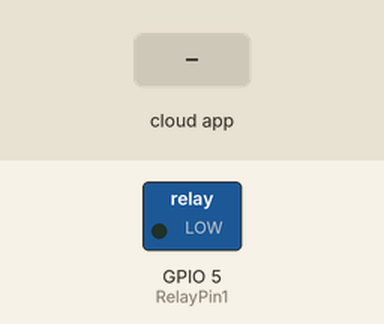
Bench run of a sketch on a simulated ESP8266 (NodeMCU). Shown: switched loads named in the sketch (green lamp = pin HIGH). Inputs (shaded band) come from the test bench. WiFi joins after 1.5 s; servers stay silent unless stated; what the sketch prints to the serial monitor is not drawn.

Above: at 2.7 s.
2.8 s: the phone or cloud app sets Room.light to 255
At 3.6 s:
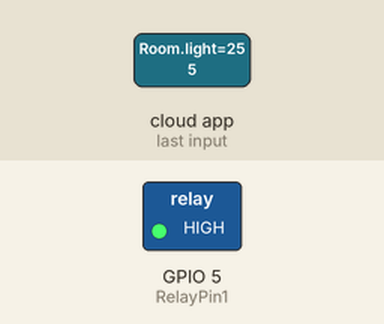
4.3 s: the phone or cloud app sets Room.light to 0
At 4.8 s:
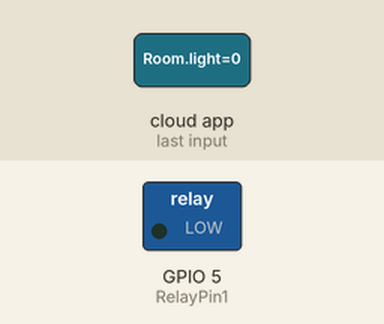
Timing chart, 0 to 7.3 s (numbered marks = the images above; inputs shaded):
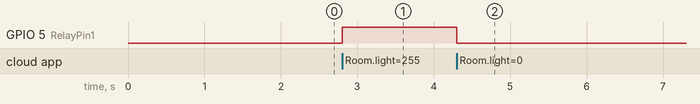

The sketch:

Relay_controll_AlexaWithOutBlynk.ino
```cpp
/**********************************************************************************
 *  TITLE: Alexa control 5 channel Relay Module using NodeMCU or ESP32
 *  Click on the following links to learn more.
 *  YouTube Video: https://youtu.be/tIFEtHVLexw
 *  Related Blog : https://easyelectronicsproject.com/esp32-projects/
 *  by Subhajit (Tech StudyCell)
 *
 *  Download the libraries:
 *  https://github.com/Aircoookie/Espalexa
 *
 *  Preferences--> Aditional boards Manager URLs :
 *  https://dl.espressif.com/dl/package_esp32_index.json, http://arduino.esp8266.com/stable/package_esp8266com_index.json
 *
 *  Download Board:
 *  For ESP8266 NodeMCU (2.5.1): https://github.com/esp8266/Arduino
 *  For ESP32                  : https://github.com/espressif/arduino-esp32
 **********************************************************************************/

#ifdef ARDUINO_ARCH_ESP32
#include <WiFi.h>
#else
#include <ESP8266WiFi.h>
#endif
#include <Espalexa.h>
// define the GPIO connected with Relays
#define RelayPin1 5  //D1


// prototypes
boolean connectWifi();

//callback functions
void firstLightChanged(uint8_t brightness);


// WiFi Credentials
const char* ssid = "Redmi sha";
const char* password = "123456789";

// device names
String Device_1_Name = "Room light";


boolean wifiConnected = false;

Espalexa espalexa;

void setup()
{
  Serial.begin(115200);

  pinMode(RelayPin1, OUTPUT);


  // Initialise wifi connection
  wifiConnected = connectWifi();

  if (wifiConnected)
  {
    // Define your devices here.
    espalexa.addDevice(Device_1_Name, firstLightChanged); //simplest definition, default state off

    espalexa.begin();
  }
  else
  {
    while (1)
    {
      Serial.println("Cannot connect to WiFi. Please check data and reset the ESP.");
      delay(2500);
    }
  }
}

void loop()
{
  espalexa.loop();
  delay(1);
}

//our callback functions
void firstLightChanged(uint8_t brightness)
{
  //Control the device
  if (brightness == 255)
    {
      digitalWrite(RelayPin1, HIGH);
      Serial.println("Device1 ON");
    }
  else
  {
    digitalWrite(RelayPin1, LOW);
    Serial.println("Device1 OFF");
  }
}


// connect to wifi – returns true if successful or false if not
boolean connectWifi()
{
  boolean state = true;
  int i = 0;

  WiFi.mode(WIFI_STA);
  WiFi.begin(ssid, password);
  Serial.println("");
  Serial.println("Connecting to WiFi");

  // Wait for connection
  Serial.print("Connecting...");
  while (WiFi.status() != WL_CONNECTED) {
    delay(500);
    Serial.print(".");
    if (i > 20) {
      state = false; break;
    }
    i++;
  }
  Serial.println("");
  if (state) {
    Serial.print("Connected to ");
    Serial.println(ssid);
    Serial.print("IP address: ");
    Serial.println(WiFi.localIP());
  }
  else {
    Serial.println("Connection failed.");
  }
  return state;
}
```

Measured:
- after the input at 2.8 s, GPIO 5 (RelayPin1): LOW → HIGH at once
- after the input at 4.3 s, GPIO 5 (RelayPin1): HIGH → LOW at once
